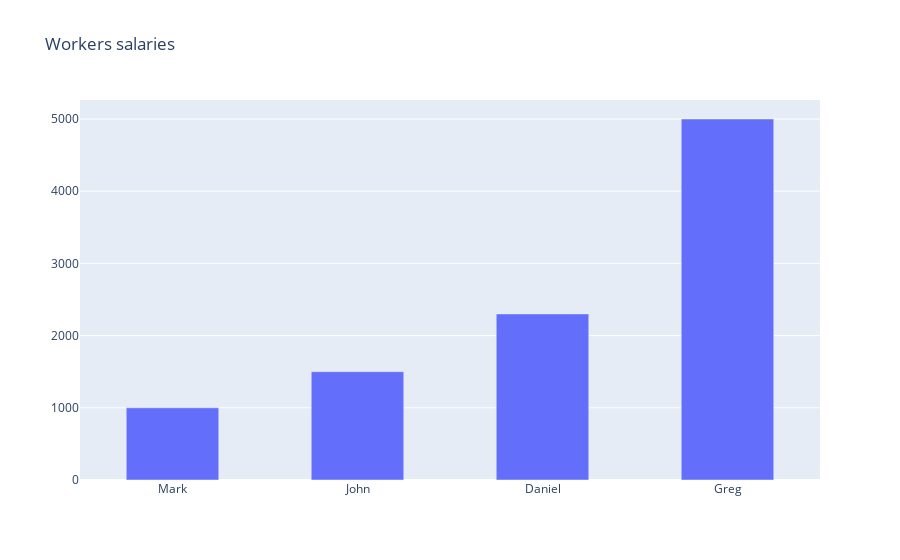

The cell this chart's notebook holds for it:
### Code cell
import plotly.graph_objects as go


salaries = [
    ("Mark", 1000),
    ("John", 1500),
    ("Daniel", 2300),
    ("Greg", 5000)
]

names = list(map(lambda tup:tup[0], salaries))
salary_values = list(map(lambda tup:tup[1], salaries))

data = go.Bar(x=names, y=salary_values, width = 0.5)
layout = {
    'title': 'Workers salaries'
}
fig = go.Figure(data, layout)#, witdh = 400)

fig.update_layout(
    #margin=dict(l=50, r=50, t=60, b=20),
    #paper_bgcolor="LightSteelBlue"
)

fig.show()

### Figure 1 — Plotly figure (JSON) as saved in the notebook; plotly's stock layout.template omitted (floating-point values rounded to 4 significant figures)
{"data": [{"type": "bar", "width": 0.5, "x": ["Mark", "John", "Daniel", "Greg"], "y": [1000, 1500, 2300, 5000]}], "layout": {"autosize": true, "title": {"text": "Workers salaries"}, "xaxis": {"autorange": true, "range": [-0.5, 3.5], "type": "category"}, "yaxis": {"autorange": true, "range": [0, 5263.0], "type": "linear"}}}
